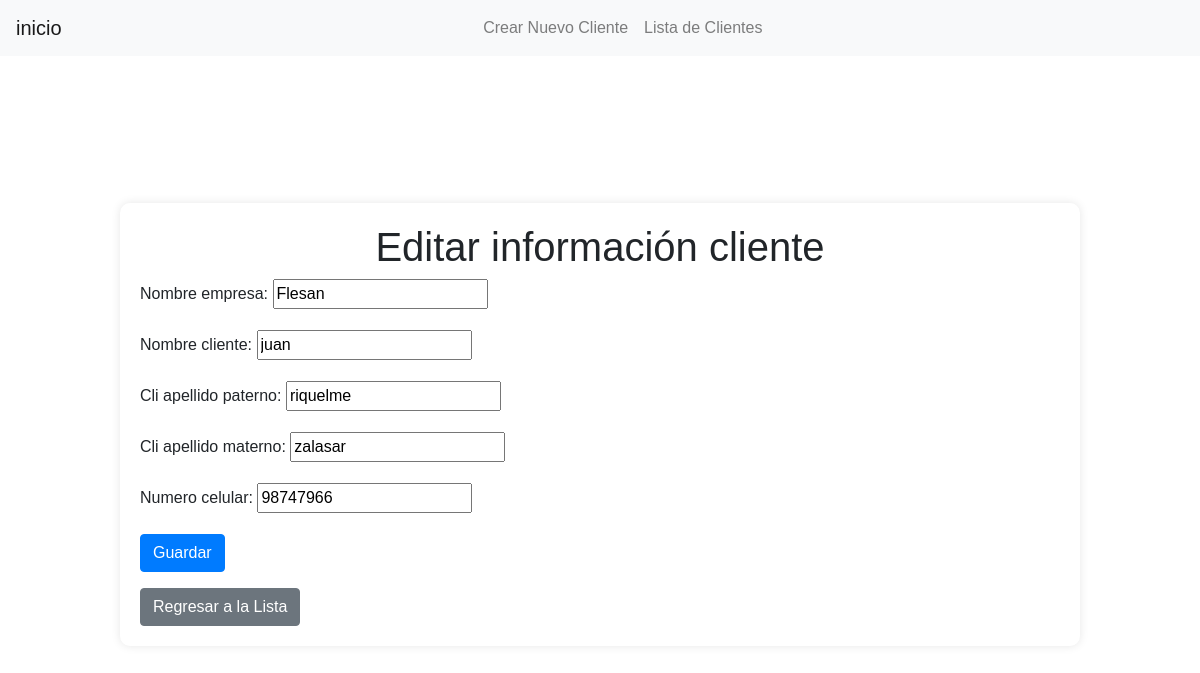
/clientes/1/editar/ (signed in), run on the app's committed database.
### informe/models.py (models this page shows, shortened)
class Cliente(models.Model):
    id_cliente = models.AutoField(db_column='idCliente', primary_key=True)
    nombre_empresa = models.CharField(max_length=20)
    nombre_cliente = models.CharField(max_length=20)
    cli_apellido_paterno = models.CharField(max_length=20)
    cli_apellido_materno = models.CharField(max_length=20)
    numero_celular = models.CharField(max_length=45)

### informe/views.py (the view)
# urls.py: path('clientes/<int:id_cliente>/editar/', views.editar_cliente, name='editar_cliente'),
@login_required
def editar_cliente(request, id_cliente):
    cliente = get_object_or_404(Cliente, id_cliente=id_cliente)
    if request.method == 'POST':
        form = ClienteForm(request.POST, instance=cliente)
        if form.is_valid():
            form.save()
            return redirect('lista_clientes')
    else:
        form = ClienteForm(instance=cliente)
    return render(request, 'informe/editar_cliente.html', {'form': form})

### informe/forms.py
class ClienteForm(forms.ModelForm):
    class Meta:
        model = Cliente
        fields = [
            'nombre_empresa',
            'nombre_cliente',
            'cli_apellido_paterno',
            'cli_apellido_materno',
            'numero_celular'
        ]

### informe/templates/informe/editar_cliente.html (shortened to what this page needs)
<!DOCTYPE html>
<html>
<head>
    <link rel="stylesheet" href="https://stackpath.bootstrapcdn.com/bootstrap/4.5.2/css/bootstrap.min.css">
    {% load static %}
    <link rel="stylesheet" href="{% static 'informe/css/estilos.css' %}">
</head>
<body class="fondo">
    <nav class="navbar navbar-expand-lg navbar-light bg-light">
        <a class="navbar-brand" href="{% url 'index' %}">inicio</a>
        <div class="collapse navbar-collapse" id="navbarNav">
            <ul class="navbar-nav">
                <li class="nav-item">
                    <a class="nav-link" href="{% url 'crear_cliente' %}">Crear Nuevo Cliente</a>
                </li>
                <li class="nav-item">
                    <a class="nav-link" href="{% url 'lista_clientes' %}">Lista de Clientes</a>
                </li>
            </ul>
        </div>
    </nav>
    <div class="container mt-5">
        <h1 class="text-center">Editar información cliente</h1>
        <div class="details">
            <form method="post">
                {{ form.as_p }}
                <button type="submit" class="btn btn-primary">Guardar</button>
            </form>
        </div>
        <a href="{% url 'lista_clientes' %}" class="btn btn-secondary mt-3">Regresar a la Lista</a>
    </div>
</body>
</html>

### informe/static/informe/css/estilos.css (style rules this page uses)
.fondo { background-image: url('../img/fondoverde.jpg'); background-repeat: no-repeat; background-size: cover; background-position: center center; margin: 0; display: flex; align-items: center; justify-content: center; flex-direction: column; font-family: 'Lucida Sans', 'Lucida Sans Regular', 'Lucida Grande', 'Lucida Sans Unicode', Verdana, sans-serif; overflow-x: hidden; min-height: 100vh; }
.navbar { width: 100%; position: fixed; top: 0; left: 0; z-index: 10; text-align: center; }
.navbar-nav { margin-left: auto; margin-right: auto; text-align: center; }
.nav-item { display: inline-block; float: none; }
.navbar-brand { margin-right: auto; }
.container { width: 80%; margin: 0 auto; background-color: rgba(255, 255, 255, 0.275); padding: 20px; border-radius: 10px; box-shadow: 0 0 10px rgba(0, 0, 0, 0.1); }

### data on the page
Cliente: nombre_empresa "Flesan", nombre_cliente "juan", cli_apellido_paterno "riquelme", cli_apellido_materno "zalasar", numero_celular "98747966"
